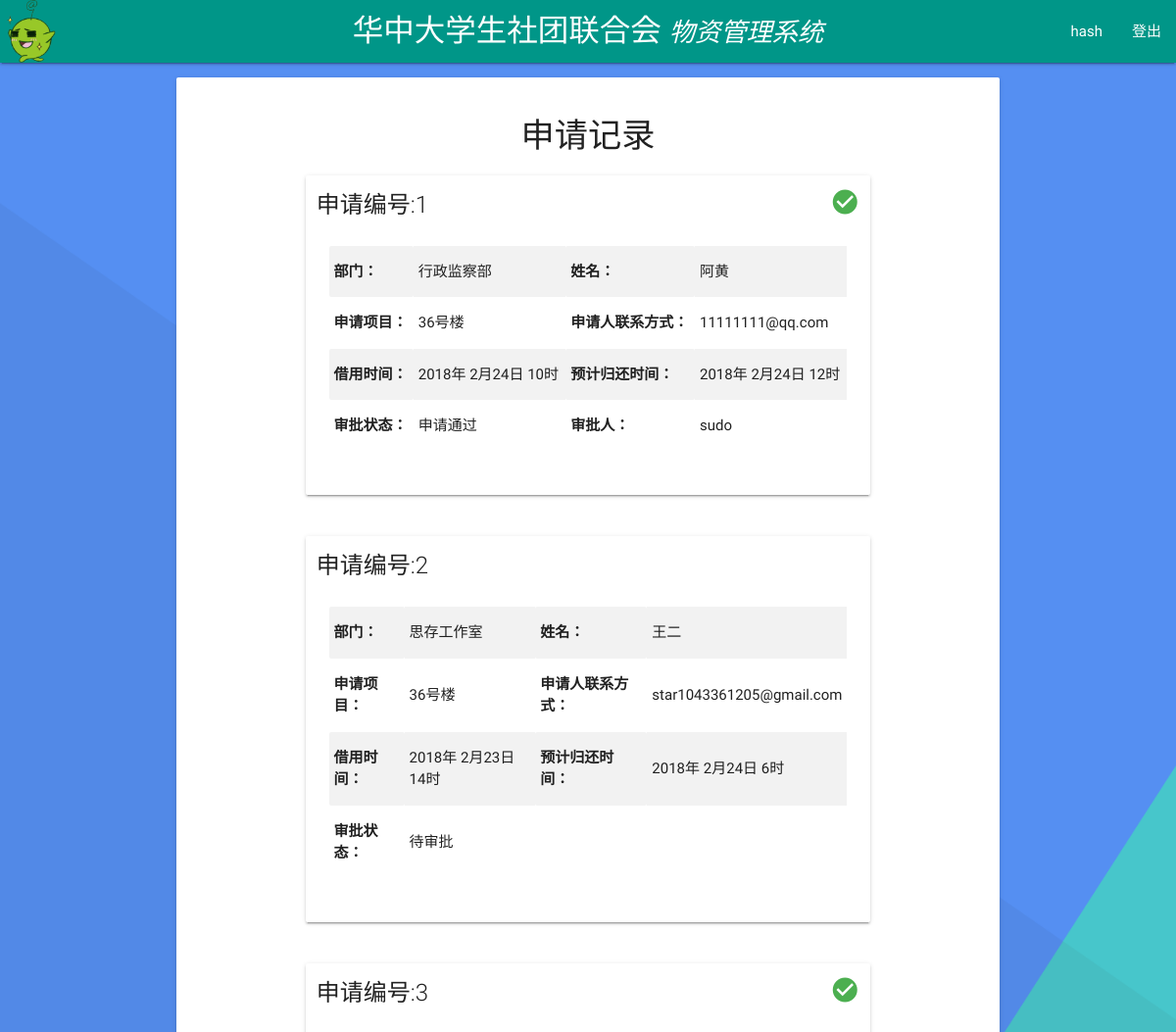
Before: /records/ (signed in, upper part) with the older database file.
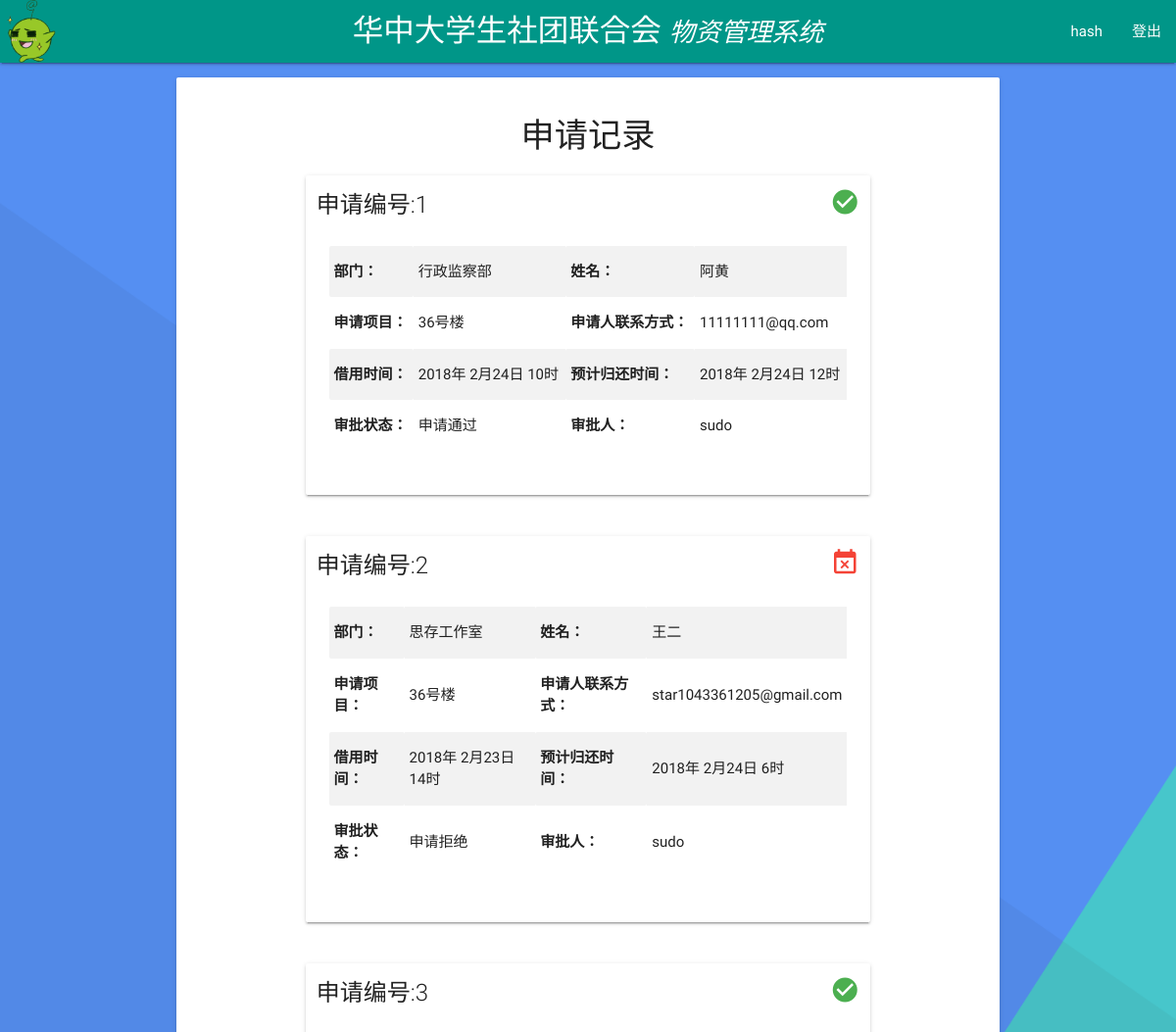
After: the same page with the newer database file.
### tables this page shows
CREATE TABLE CLASSROOM
       (ID  INTEGER    PRIMARY KEY     AUTOINCREMENT,
       DEP     TEXT    NOT NULL,
       NAME    TEXT    NOT NULL,
       CLASSROOM TEXT   NOT NULL,
       CONTACT TEXT    NOT NULL,
       STARTYEAR   INTEGER    NOT NULL,
       STARTMONTH   INTEGER    NOT NULL,
       STARTDAY   INTEGER    NOT NULL,
       STARTHOUR   INTEGER    NOT NULL,
       ENDINGYEAR  INTEGER    NOT NULL,
       ENDINGMONTH  INTEGER    NOT NULL,
       ENDINGDAY  INTEGER    NOT NULL,
       ENDINGHOUR  INTEGER    NOT NULL,
       STATUS  INTEGER NOT NULL,
       ADMIN   TEXT );

### app.py (the view)
@app.route('/records/')
@login_verify
def records():
    if 'id' in session:
        tablename = 'material'
    elif 'id2' in session:
        tablename = 'classroom'
    results = get_records(tablename, expire_date().year, expire_date().month)
    num = len(results)
    return render_template('records.html', msgs = results, num = num)

### app.py (called while the page is built)
def expire_date():
    a_month = timedelta(days=31)
    expire_date = date.today() - a_month
    return expire_date

def get_records(tablename, year, month):
    with sqlite3.connect(DATABASE) as database:
        c = database.cursor()
        cursor = c.execute('select * from %s where endingyear >= %d and endingmonth >= %d;'% (tablename, year, month))
        records = cursor.fetchall()
        return records

def login_verify(to_be_decorated):
    @wraps(to_be_decorated)
    def decorated(*args, **kwargs):
        if 'id' not in session and 'id2' not in session:
            flash("请登录！", category="error")     # NOTE: flash-msg show in the NEXT page
            return redirect(url_for('login'))
        return to_be_decorated(*args, **kwargs)
    return decorated

### templates/records.html (shortened to what this page needs)
{% extends "base.html" %}
{% block content %}
<div class="container">
  <div class="card-panel" style="margin-top:1em;">
<h4 class="center">申请记录</h4>
{% for i in range(0,num)  %}
<div class="container">
<div class="row">
<div class="card col s12">
      <div class="card-title" style="margin-top:0.5em;">  申请编号:{{ msgs[i][0] }}
        {% if msgs[i][13] == 0 %}
        <i class="material-icons right small"></i>
        {% elif msgs[i][13] == 1 %}
         <i class="material-icons  right small green-text">check_circle</i>
        {% elif msgs[i][13] == 2 %}
        <i class="material-icons right small red-text">event_busy</i>
        {% endif %}  </div>
      <div class="card-content">
      	<div class="row">
      		<table class="striped col s12">
            <tr>
              <th>部门：</th><td> {{ msgs[i][1] }}</td>
              <th>姓名：</th><td> {{ msgs[i][2] }}</td>
            </tr>
            <tr>
      				<th>申请项目：</th><td> {{ msgs[i][3] }} </td>
              <th>申请人联系方式：</th><td> {{ msgs[i][4] }} </td>
      			</tr>
            <tr>
      				<th>借用时间：</th><td> {{ msgs[i][5] }}年 {{ msgs[i][6] }}月{{ msgs[i][7] }}日  {{ msgs[i][8] }}时 </td>
      				<th>预计归还时间：</th><td> {{ msgs[i][9] }}年 {{ msgs[i][10] }}月{{ msgs[i][11] }}日  {{ msgs[i][12] }}时 </td>
      			</tr>
            <tr>
              <th>审批状态：</th>
              {% if msgs[i][13] == 0 %}
              <td> 待审批 </td>
              {% elif msgs[i][13] == 1 %}
              <td> 申请通过 </td>
              {% elif msgs[i][13] == 2 %}
              <td> 申请拒绝 </td>
              {% endif %}
              {% if msgs[i][14] != None  %}
              <th>审批人：</th><td> {{ msgs[i][14] }}</td>
              {% endif %}
                          </tr>
      		</table>
      	</div>
      </div>
      </div>
</div>
</div>
{% endfor %}
</div>
</div>
{% endblock %}

### templates/base.html (shortened to what this page needs)
<!DOCTYPE html>
<html>
<head>
		<link href="{{ url_for('static', filename='css/google_material_icons.css') }}" rel="stylesheet">
		<link type="text/css" rel="stylesheet" href="{{ url_for('static', filename='css/materialize.css') }}"  media="screen,projection"/>
        <link href="{{ url_for('static', filename='css/freetimechecker.css') }}" rel="stylesheet">
        <link href="{{ url_for('static',filename='css/footer_hack.css') }}" rel="stylesheet">
</head>
<body>
  <header>
          <div class="navbar-fixed">
              <nav>
                  <div class="nav-wrapper teal">
                    <img src="{{ url_for('static', filename='img/unique_weizai.png') }}" style="width:64px; height:64px; margin: auto;" alt="AU-web">
										<a href="{{ url_for('personal') }}" class="brand-logo hide-on-med-and-down center" title="点击返回主页面" style="vertical-align:central;padding:0px;font-family:DengXian">华中大学生社团联合会 <span style="font-size:smaller;font-style:italic;">物资管理系统</span></a>
                      {% if 'id' in session or 'id2' in session %}
                           <ul class="right hide-on-med-and-down">
								{% if 'id' in session %}
								<li>
                    <a class="dropdown-button">{{ session['id'] }}</a>
                </li>
								{% elif 'id2' in session %}
								<li>
										<a class="dropdown-button">{{ session['id2'] }}</a>
								</li>
								{% endif %}
                <li>
                    <a class="dropdown-button" href="#!" data-activates="logout-l" title="注销登录">登出</a>
                </li>
                           </ul>
												{% else %}
												<ul class="right">
												<li>
												<a class="dropdown-button" href="{{ url_for('login')}}">我是管理员</a>
												</li>
												</ul>
                       {% endif %}
                  </div>
              </nav>
          </div>
</header>
		<main >
    <div id="content">{% block content %}{% endblock %}
		</div>
	</main>
		<link rel="stylesheet" href="{{ url_for('static', filename='css/toastr.css') }}">
</body>
</html>

### static/css/footer_hack.css (style rules this page uses)
body { display: flex; min-height: 100vh; flex-direction: column; }
main { flex: 1 0 auto; }

### templates/base.html (style rules this page uses)
body { background-image:url(/static/img/material-design-color-background.png); background-size: cover; }

Changed rows visible on the page:
changed CLASSROOM "思存工作室": STATUS 0 → 2 (drawn); ADMIN empty → "sudo" (drawn)
Other visible differences:
new list line: "申请编号: 部门： 姓名： 申请项目： 申请人联系方式： 借用时间： 年 月 日 时 预计归还时间： 年 月 日 时 审批状态： 申请拒绝 审批人："
new list line: "2 思存工作室 王二 36号楼 star1043361205@gmail.com 2018 2 23 14 2018 2 24 6 sudo"
list line gone: "申请编号: 部门： 姓名： 申请项目： 申请人联系方式： 借用时间： 年 月 日 时 预计归还时间： 年 月 日 时 审批状态： 待审批"
list line gone: "2 思存工作室 王二 36号楼 star1043361205@gmail.com 2018 2 23 14 2018 2 24 6"
